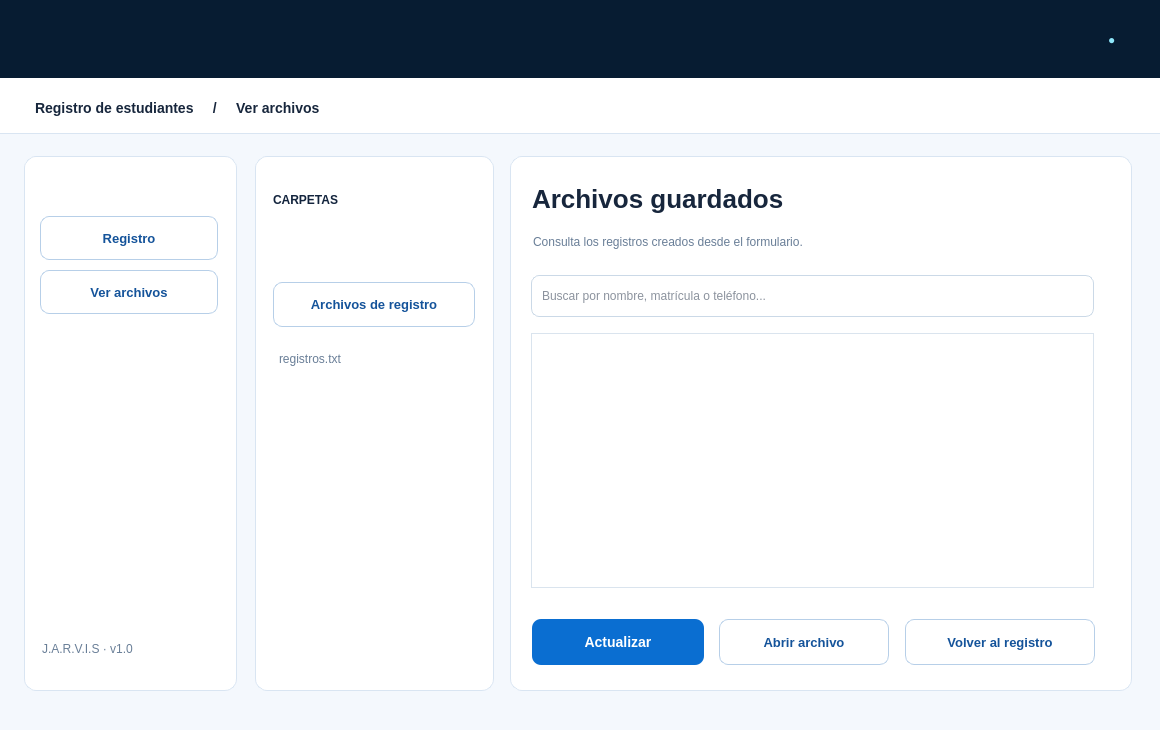
<?xml version="1.0" encoding="UTF-8"?>
<ui version="4.0">
 <class>VentanaArchivos</class>
 <widget class="QWidget" name="VentanaArchivos">
  <property name="geometry">
   <rect>
    <x>0</x>
    <y>0</y>
    <width>1160</width>
    <height>730</height>
   </rect>
  </property>
  <property name="windowTitle">
   <string>J.A.R.V.I.S - Archivos guardados</string>
  </property>
  <property name="styleSheet">
   <string>QWidget { font-family: Segoe UI; font-size: 12px; color: #17263C; } QLineEdit { background: #FFFFFF; border: 1px solid #CBD9E7; border-radius: 8px; padding: 8px; } QLineEdit:focus { border: 2px solid #0A6ED1; } QPushButton { border-radius: 8px; padding: 7px; font-weight: 600; } QPushButton:hover { background-color: #D9EAFB; } QTableWidget { background: white; border: 1px solid #DAE4EE; gridline-color: #E7EFF7; }</string>
  </property>
  <widget class="QFrame" name="barraSuperior">
   <property name="geometry">
    <rect>
     <x>0</x>
     <y>0</y>
     <width>1160</width>
     <height>78</height>
    </rect>
   </property>
   <property name="styleSheet">
    <string>background-color: #071C32; color: white;</string>
   </property>
  </widget>
  <widget class="QLabel" name="tituloMarca">
   <property name="geometry">
    <rect>
     <x>34</x>
     <y>12</y>
     <width>400</width>
     <height>36</height>
    </rect>
   </property>
   <property name="styleSheet">
    <string>color: white; font-weight: bold; font-size: 25px; background: transparent;</string>
   </property>
   <property name="text">
    <string/>
   </property>
  </widget>
  <widget class="QLabel" name="subMarca">
   <property name="geometry">
    <rect>
     <x>36</x>
     <y>49</y>
     <width>400</width>
     <height>18</height>
    </rect>
   </property>
   <property name="styleSheet">
    <string>color: #A7C9E9; font-size: 10px; background: transparent;</string>
   </property>
   <property name="text">
    <string/>
   </property>
  </widget>
  <widget class="QLabel" name="estadoSistema">
   <property name="geometry">
    <rect>
     <x>915</x>
     <y>27</y>
     <width>210</width>
     <height>26</height>
    </rect>
   </property>
   <property name="styleSheet">
    <string>color: #8FE7FA; font-weight: bold; background: transparent;</string>
   </property>
   <property name="text">
    <string>                                                          ● </string>
   </property>
  </widget>
  <widget class="QFrame" name="subbarra">
   <property name="geometry">
    <rect>
     <x>0</x>
     <y>78</y>
     <width>1160</width>
     <height>56</height>
    </rect>
   </property>
   <property name="styleSheet">
    <string>background: white; border-bottom: 1px solid #D9E5F2;</string>
   </property>
  </widget>
  <widget class="QLabel" name="seccion">
   <property name="geometry">
    <rect>
     <x>35</x>
     <y>95</y>
     <width>700</width>
     <height>25</height>
    </rect>
   </property>
   <property name="styleSheet">
    <string>font-size: 14px; font-weight: bold; background: transparent; color: #17263C;</string>
   </property>
   <property name="text">
    <string>Registro de estudiantes     /     Ver archivos</string>
   </property>
  </widget>
  <widget class="QFrame" name="fondo">
   <property name="geometry">
    <rect>
     <x>0</x>
     <y>134</y>
     <width>1160</width>
     <height>596</height>
    </rect>
   </property>
   <property name="styleSheet">
    <string>background: #F4F8FD;</string>
   </property>
  </widget>
  <widget class="QFrame" name="menu">
   <property name="geometry">
    <rect>
     <x>24</x>
     <y>156</y>
     <width>213</width>
     <height>535</height>
    </rect>
   </property>
   <property name="styleSheet">
    <string>background-color: #FFFFFF; border: 1px solid #D9E5F2; border-radius: 12px;</string>
   </property>
  </widget>
  <widget class="QLabel" name="menuTitulo">
   <property name="geometry">
    <rect>
     <x>42</x>
     <y>177</y>
     <width>165</width>
     <height>26</height>
    </rect>
   </property>
   <property name="styleSheet">
    <string>color: #13243D; background: transparent; border: 0; font-weight: 600;</string>
   </property>
   <property name="text">
    <string/>
   </property>
  </widget>
  <widget class="QPushButton" name="btnRegistro">
   <property name="geometry">
    <rect>
     <x>40</x>
     <y>216</y>
     <width>178</width>
     <height>44</height>
    </rect>
   </property>
   <property name="styleSheet">
    <string>background-color: white; color: #14539A; border: 1px solid #B7CFE8; border-radius: 9px; font-size: 13px;</string>
   </property>
   <property name="text">
    <string>Registro</string>
   </property>
  </widget>
  <widget class="QPushButton" name="btnVerArchivos">
   <property name="geometry">
    <rect>
     <x>40</x>
     <y>270</y>
     <width>178</width>
     <height>44</height>
    </rect>
   </property>
   <property name="styleSheet">
    <string>background-color: white; color: #14539A; border: 1px solid #B7CFE8; border-radius: 9px; font-size: 13px;</string>
   </property>
   <property name="text">
    <string>Ver archivos</string>
   </property>
  </widget>
  <widget class="QLabel" name="menuTools">
   <property name="geometry">
    <rect>
     <x>42</x>
     <y>364</y>
     <width>170</width>
     <height>25</height>
    </rect>
   </property>
   <property name="styleSheet">
    <string>color: #697E97; background: transparent; border: 0;</string>
   </property>
   <property name="text">
    <string/>
   </property>
  </widget>
  <widget class="QLabel" name="menuPython">
   <property name="geometry">
    <rect>
     <x>42</x>
     <y>399</y>
     <width>170</width>
     <height>28</height>
    </rect>
   </property>
   <property name="styleSheet">
    <string>color: #697E97; background: transparent; border: 0;</string>
   </property>
   <property name="text">
    <string/>
   </property>
  </widget>
  <widget class="QLabel" name="menuVersion">
   <property name="geometry">
    <rect>
     <x>42</x>
     <y>636</y>
     <width>165</width>
     <height>25</height>
    </rect>
   </property>
   <property name="styleSheet">
    <string>color: #697E97; background: transparent; border: 0;</string>
   </property>
   <property name="text">
    <string>J.A.R.V.I.S · v1.0</string>
   </property>
  </widget>
  <widget class="QFrame" name="carpetas">
   <property name="geometry">
    <rect>
     <x>255</x>
     <y>156</y>
     <width>239</width>
     <height>535</height>
    </rect>
   </property>
   <property name="styleSheet">
    <string>background-color: #FFFFFF; border: 1px solid #D9E5F2; border-radius: 12px;</string>
   </property>
  </widget>
  <widget class="QLabel" name="carpetasTitulo">
   <property name="geometry">
    <rect>
     <x>273</x>
     <y>185</y>
     <width>205</width>
     <height>30</height>
    </rect>
   </property>
   <property name="styleSheet">
    <string>color: #13243D; background: transparent; border: 0; font-weight: 600;</string>
   </property>
   <property name="text">
    <string>CARPETAS</string>
   </property>
  </widget>
  <widget class="QLabel" name="carpetaActual">
   <property name="geometry">
    <rect>
     <x>275</x>
     <y>230</y>
     <width>197</width>
     <height>44</height>
    </rect>
   </property>
   <property name="styleSheet">
    <string>color: #13243D; background: transparent; border: 0; font-weight: 600;</string>
   </property>
   <property name="text">
    <string/>
   </property>
  </widget>
  <widget class="QPushButton" name="btnCarpetaRegistro">
   <property name="geometry">
    <rect>
     <x>273</x>
     <y>282</y>
     <width>202</width>
     <height>45</height>
    </rect>
   </property>
   <property name="styleSheet">
    <string>background-color: white; color: #14539A; border: 1px solid #B7CFE8; border-radius: 9px; font-size: 13px;</string>
   </property>
   <property name="text">
    <string>Archivos de registro</string>
   </property>
  </widget>
  <widget class="QLabel" name="archivoLista">
   <property name="geometry">
    <rect>
     <x>279</x>
     <y>344</y>
     <width>190</width>
     <height>30</height>
    </rect>
   </property>
   <property name="styleSheet">
    <string>color: #697E97; background: transparent; border: 0;</string>
   </property>
   <property name="text">
    <string>registros.txt</string>
   </property>
  </widget>
  <widget class="QFrame" name="panelArchivos">
   <property name="geometry">
    <rect>
     <x>510</x>
     <y>156</y>
     <width>622</width>
     <height>535</height>
    </rect>
   </property>
   <property name="styleSheet">
    <string>background-color: #FFFFFF; border: 1px solid #D9E5F2; border-radius: 12px;</string>
   </property>
  </widget>
  <widget class="QLabel" name="tituloArchivos">
   <property name="geometry">
    <rect>
     <x>532</x>
     <y>179</y>
     <width>567</width>
     <height>40</height>
    </rect>
   </property>
   <property name="styleSheet">
    <string>font-size: 26px; font-weight: bold; background: transparent;</string>
   </property>
   <property name="text">
    <string>Archivos guardados</string>
   </property>
  </widget>
  <widget class="QLabel" name="descripcionArchivos">
   <property name="geometry">
    <rect>
     <x>533</x>
     <y>229</y>
     <width>560</width>
     <height>25</height>
    </rect>
   </property>
   <property name="styleSheet">
    <string>color: #697E97; background: transparent; border: 0;</string>
   </property>
   <property name="text">
    <string>Consulta los registros creados desde el formulario.</string>
   </property>
  </widget>
  <widget class="QLineEdit" name="buscar">
   <property name="geometry">
    <rect>
     <x>531</x>
     <y>275</y>
     <width>563</width>
     <height>42</height>
    </rect>
   </property>
   <property name="placeholderText">
    <string>Buscar por nombre, matrícula o teléfono...</string>
   </property>
  </widget>
  <widget class="QTableWidget" name="tablaRegistros">
   <property name="geometry">
    <rect>
     <x>531</x>
     <y>333</y>
     <width>563</width>
     <height>255</height>
    </rect>
   </property>
   <property name="editTriggers">
    <set>QAbstractItemView::EditTrigger::NoEditTriggers</set>
   </property>
   <property name="alternatingRowColors">
    <bool>true</bool>
   </property>
   <property name="selectionBehavior">
    <enum>QAbstractItemView::SelectionBehavior::SelectRows</enum>
   </property>
  </widget>
  <widget class="QPushButton" name="btnActualizar">
   <property name="geometry">
    <rect>
     <x>532</x>
     <y>619</y>
     <width>172</width>
     <height>46</height>
    </rect>
   </property>
   <property name="styleSheet">
    <string>background-color: #0A6ED1; color: white; border: 0; border-radius: 9px; font-size: 14px; font-weight: bold;</string>
   </property>
   <property name="text">
    <string>Actualizar</string>
   </property>
  </widget>
  <widget class="QPushButton" name="btnAbrirArchivo">
   <property name="geometry">
    <rect>
     <x>719</x>
     <y>619</y>
     <width>170</width>
     <height>46</height>
    </rect>
   </property>
   <property name="styleSheet">
    <string>background-color: white; color: #14539A; border: 1px solid #B7CFE8; border-radius: 9px; font-size: 13px;</string>
   </property>
   <property name="text">
    <string>Abrir archivo</string>
   </property>
  </widget>
  <widget class="QPushButton" name="btnVolver">
   <property name="geometry">
    <rect>
     <x>905</x>
     <y>619</y>
     <width>190</width>
     <height>46</height>
    </rect>
   </property>
   <property name="styleSheet">
    <string>background-color: white; color: #14539A; border: 1px solid #B7CFE8; border-radius: 9px; font-size: 13px;</string>
   </property>
   <property name="text">
    <string>Volver al registro</string>
   </property>
  </widget>
 </widget>
 <resources/>
 <connections/>
</ui>
